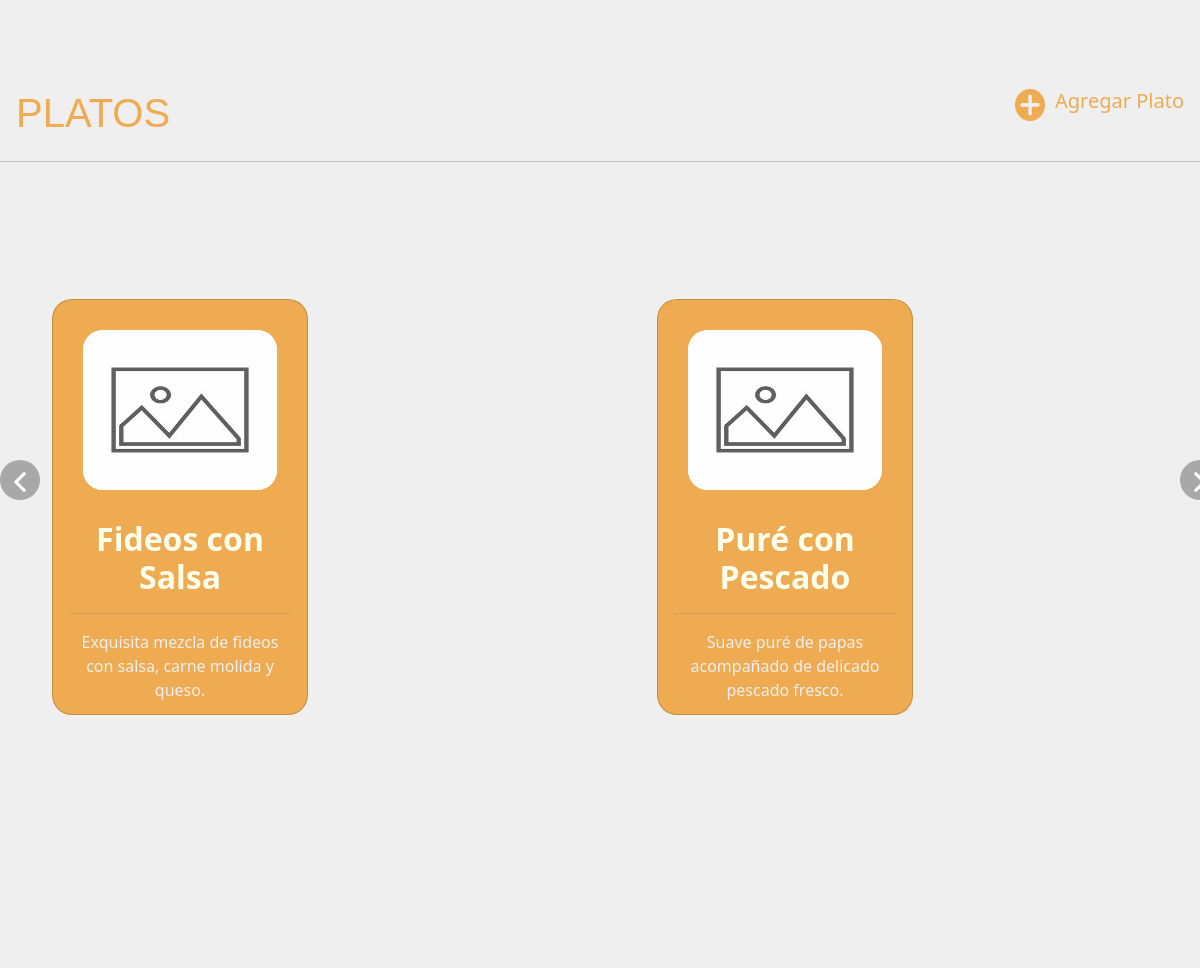
Page /AdminIndex (signed in, middle part) on the earlier database version.
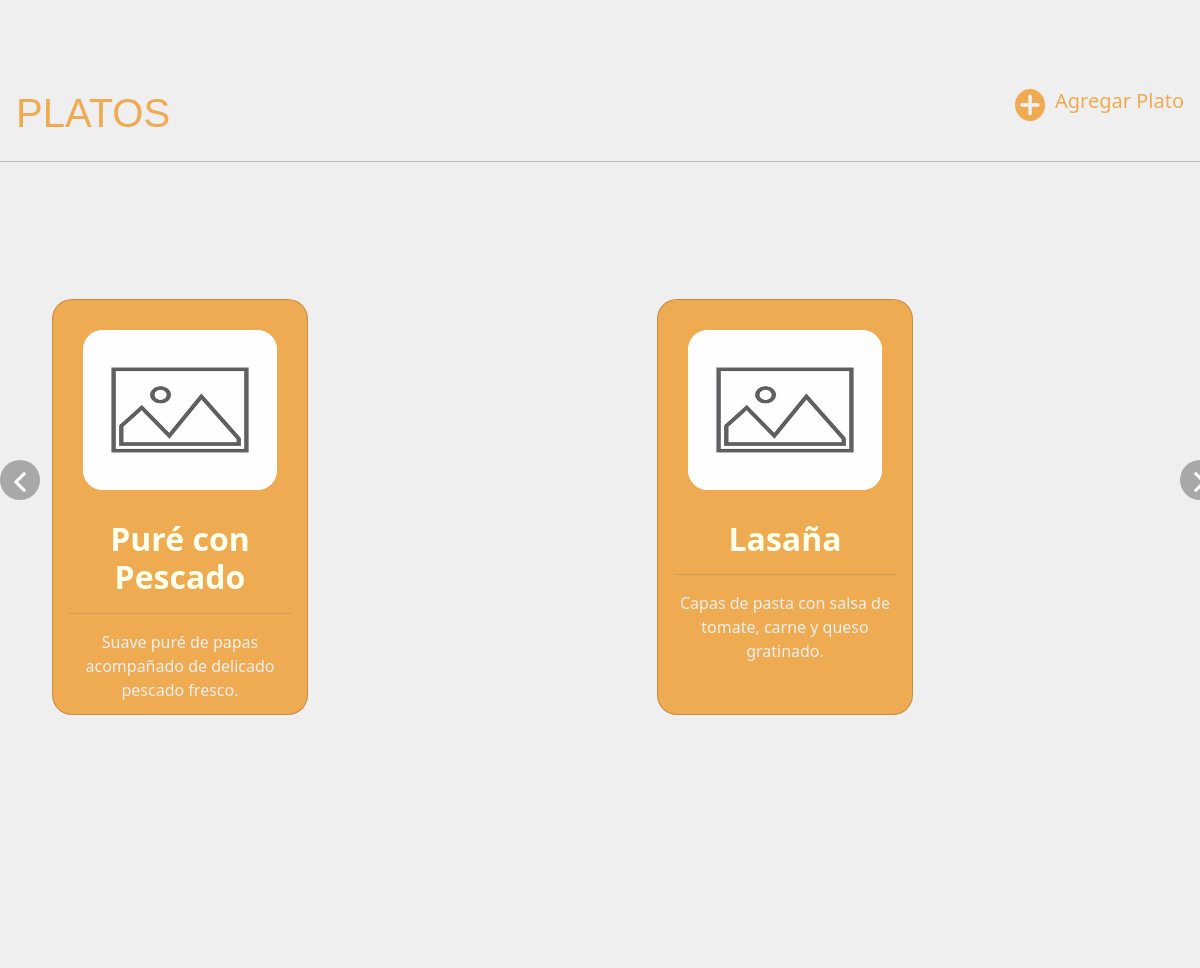
Same page on the later database version.
### ElComilon/models.py (models this page shows, shortened)
class Producto(models.Model):
    id_producto = models.AutoField(primary_key = True)
    nombre = models.CharField(max_length = 80)
    precio = models.IntegerField()
    descripcion = models.CharField(max_length = 50)
    ingredientes = models.CharField(max_length = 80)
    imagen = models.ImageField(upload_to='upload/')

### ElComilon/views.py (the view)
# urls.py: path('AdminIndex',views.adminIndex, name='AdminIndex'),
@staff_member_required(login_url="Login")
def adminIndex(request):
    productos = Producto.objects.all()
    return render(request, 'pages/adminViews/AdminIndex.html', {'productos':productos})

### templates/pages/adminViews/AdminIndex.html (shortened to what this page needs)
<!DOCTYPE html>
<html lang="en">
<head>
    {% load static %}
    <link href="https://cdn.jsdelivr.net/npm/bootstrap@5.3.3/dist/css/bootstrap.min.css" rel="stylesheet">
    <link rel="stylesheet" href="https://cdnjs.cloudflare.com/ajax/libs/OwlCarousel2/2.3.4/assets/owl.carousel.min.css" />
    <link rel="stylesheet" href="https://cdnjs.cloudflare.com/ajax/libs/OwlCarousel2/2.3.4/assets/owl.theme.default.min.css" />
</head>
<body>
    <main>
        <br><br><br><br>
        <br>
          <br><br><br><br><br><br>
        <br><br><br><br>
        <div class="restaurantes_txt">
            <div class="titulo">
                <h1>PLATOS</h1>
            </div>
            <div class="agregarNuevo">
                <a href="{% url 'AgregarPlato' %}">
                    <img src="{% static 'img/botones/add.png' %}" alt="" width="30px">
                    <h5>Agregar Plato</h5>
                </a>
            </div>
          </div>
        <HR></HR>
          <div class="platos">
             <div class="element butt l" id="Lbutton">
                <div class="left">
                    <button>
                        <img src="{% static '/img/botones/button.png' %}" alt="" width="20px">
                    </button>
                </div>
            </div>
            <div class="container">
                <div class="element food" id="Carrusel">
                    <div class="owl-carousel owl-theme food-container">
                        {% for producto in productos %}
                        <div class="item">
                            <a href="{% url 'DetailProduct' pk=producto.id_producto %}" class="carta">
                                <div class="card comida" style="width: 16rem; height: 26rem;">
                                    <div class="img">
                                        <img src="{% static 'img/DefaultImage.jpg' %}" class="card-img-top" alt="">
                                    </div>
                                    <div class="card-body">
                                        <h5 class="card-title">{{producto.nombre}}</h5>
                                        <hr>
                                        <p class="card-text">{{producto.descripcion}}</p>
                                    </div>
                                </div>
                            </a>
                        </div>
                        {% endfor %}
                    </div>
                </div>
            </div>
            <div class="element butt r" id="Rbutton">
                <div class="right">
                    <button >
                        <img src="{% static '/img/botones/button.png' %}" alt="" width="20px">
                    </button>
                </div>
            </div>
          </div>
        <br><br><br><br><br>
        <br><br><br><br><br>
    </main>
    <link rel="stylesheet" href="{% static 'css/Navbar.css' %}">
    <link rel="stylesheet" href="{% static 'css/index.css' %}">
    <link rel="stylesheet" href="{% static 'css/footer.css' %}">
</body>
</html>

Differences in the rows shown:
removed Producto: nombre "Fideos con Salsa", descripcion "Exquisita mezcla de fideos con salsa, carne molida y queso."
now on this page (row unchanged): Producto: nombre "Lasaña", descripcion "Capas de pasta con salsa de tomate, carne y queso gratinado."
